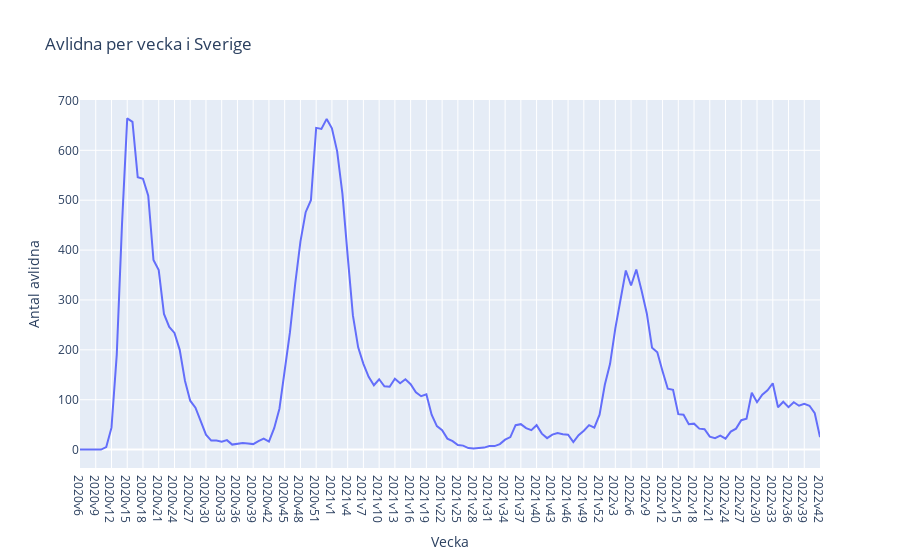

The cell this chart's notebook holds for it:
### Code cell
# plot the third graph with Plotly Express
fig = px.line(df_covid19, x="Vecka", y="Antal_avlidna_vecka", title="Avlidna per vecka i Sverige", labels={"Antal_avlidna_vecka" : "Antal avlidna"})
fig.show()

### Figure 1 — Plotly figure (JSON) as saved in the notebook; plotly's stock layout.template omitted (floating-point values rounded to 4 significant figures; data arrays with more than 128 entries replaced by an {"elided": "..."} marker saying what was removed)
{"data": [{"hovertemplate": "Vecka=%{x}<br>Antal avlidna=%{y}<extra></extra>", "legendgroup": "", "line": {"color": "#636efa", "dash": "solid"}, "marker": {"symbol": "circle"}, "mode": "lines", "name": "", "orientation": "v", "showlegend": false, "type": "scatter", "x": {"elided": "142 str values"}, "xaxis": "x", "y": {"elided": "142 int values"}, "yaxis": "y"}], "layout": {"legend": {"tracegroupgap": 0}, "title": {"text": "Avlidna per vecka i Sverige"}, "xaxis": {"anchor": "y", "domain": [0, 1], "title": {"text": "Vecka"}}, "yaxis": {"anchor": "x", "domain": [0, 1], "title": {"text": "Antal avlidna"}}}}
